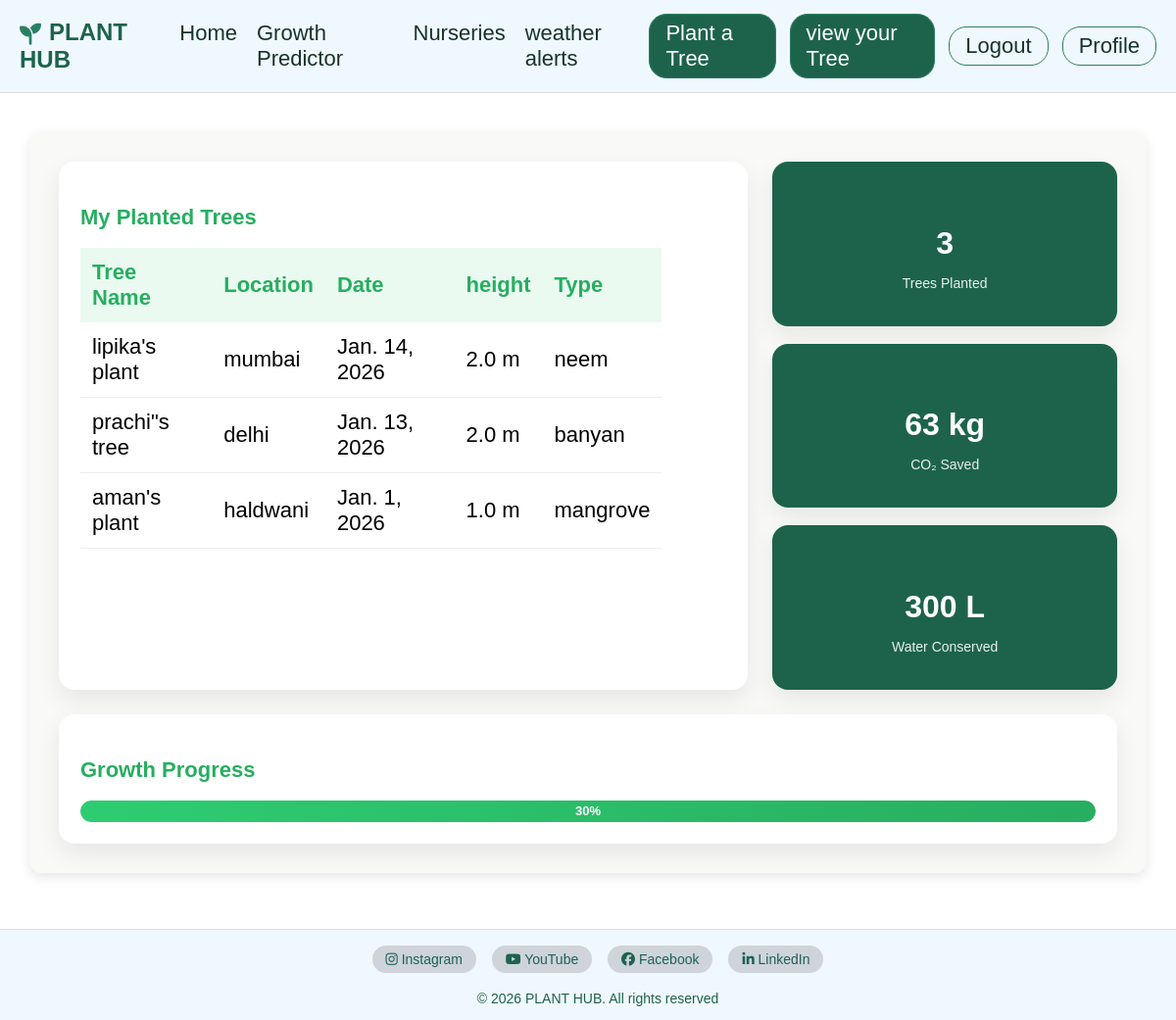
The app's page /viewtree/ (signed in) with its own data.
### treeApp/models.py (models this page shows, shortened)
class PlantTree(models.Model):
    user = models.ForeignKey(User, on_delete=models.CASCADE, null= True )
    tree_name = models.CharField(max_length=100, unique=True)
    location = models.CharField(max_length=255)
    planted_date = models.DateField()
    height = models.FloatField(help_text="Height of the tree in meters")
    tree_type = models.CharField(max_length=100)
    notes = models.TextField(blank=True, null=True)

### treeApp/views.py (the view)
# urls.py: path('viewtree/', views.viewtree, name='viewtree'),
@login_required
def viewtree(request):
    trees = PlantTree.objects.filter(user=request.user).order_by('-planted_date')
    total_trees = trees.count()
    total_co2 = total_trees * 21      # kg CO2 per tree
    total_water = total_trees * 100   # liters per tree
    growth_percentage = min(total_trees * 10, 100)
    context = {
        'trees': trees,
        'total_trees': total_trees,
        'total_co2': total_co2,
        'total_water': total_water,
        'growth_percentage': growth_percentage,
    }
    return render(request, 'viewtree.html', context)

### templates/viewtree.html (shortened to what this page needs)
{% extends 'base.html' %}
{% load static %}
{% block css %}
<link rel="stylesheet" type="text/css" href="{% static 'css/viewtree_1.css' %} ">
{% endblock %}
{% block main %}
  <div class="view_plant">
    <section class="view_card table-card">
      <h3>My Planted Trees</h3>
      <table>
        <thead>
          <tr>
            <th>Tree Name</th>
            <th>Location</th>
            <th>Date</th>
            <th> height </th>
            <th>Type</th>
          </tr>
        </thead>
        <tbody id="treeTableBody">
          {% for tree in trees %}
          <tr>
            <td>{{ tree.tree_name }}</td>
            <td>{{ tree.location }}</td>
            <td>{{ tree.planted_date }}</td>
            <td>{{ tree.height }} m</td>
            <td>{{ tree.tree_type }}</td>
          </tr>
          {% endfor %}
        </tbody>
      </table>
    </section>
  <section class="view_stats">
    <div class="stat-box">
      <h4 id="totalTrees">
        {{ total_trees }}
      </h4>
      <p>Trees Planted</p>
    </div>
    <div class="stat-box">
      <h4 id="co2Saved">
        {{ total_co2 }} kg
      </h4>
      <p>CO₂ Saved</p>
    </div>
    <div class="stat-box">
      <h4 id="waterSaved">
        {{ total_water }} L
      </h4>
      <p>Water Conserved</p>
    </div>
  </section>
  <section class="view_card growth">
    <h3>Growth Progress</h3>
    <div class="progress-bar">
      <div
        class="progress-fill" >
        {{ growth_percentage }}%
      </div>
    </div>
  </section>
</div>
{% endblock %}

### static/css/style_1.css (style rules this page uses)
body { margin: 0; padding: 0; font-family: Arial, sans-serif; font-size: 22px; }

### static/css/viewtree_1.css (style rules this page uses)
:root { --green: #2ecc71; --dark-green: #27ae60; --light-green: #eafaf1; --card-bg: #ffffff; --shadow: 0 10px 25px rgba(0, 0, 0, 0.08); }
.view_plant { width: 90%; margin: 40px auto 150px auto; padding: 30px; display: grid; grid-template-columns: 2fr 1fr; gap: 25px; background-color: #f9faf8; border-radius: 12px; box-shadow: 0 4px 12px rgba(0,0,0,0.1); animation: fadeIn 0.8s ease-in-out; }
.view_card { background: var(--card-bg); border-radius: 16px; padding: 22px; box-shadow: var(--shadow); transition: transform 0.3s ease, box-shadow 0.3s ease; }
.view_card h3 { margin-bottom: 18px; font-size: 22px; color: var(--dark-green); }
.table-card table { width: 90%; border-collapse: collapse; }
.table-card th { background: var(--light-green); color: var(--dark-green); text-align: left; padding: 12px; font-weight: 600; }
.table-card td { padding: 12px; border-bottom: 1px solid #eee; }
.table-card tr { transition: background 0.25s ease, transform 0.2s ease; }
.view_stats { display: flex; flex-direction: column; gap: 18px; }
.stat-box { background: #1d634b; color: #ffffff; border-radius: 16px; padding: 22px; text-align: center; box-shadow: var(--shadow); transition: transform 0.3s ease; animation: popIn 0.6s ease forwards; }
.stat-box h4 { font-size: 32px; margin-bottom: 6px; }
.stat-box p { font-size: 14px; opacity: 0.9; }
.growth { grid-column: span 2; }
.progress-bar { width: 100%; height: 22px; background: #e6e6e6; border-radius: 30px; overflow: hidden; }
.progress-fill { height: 100%; background: linear-gradient(90deg, var(--green), var(--dark-green)); border-radius: 30px; color: #ffffff; font-size: 13px; font-weight: bold; text-align: center; line-height: 22px; }

### records on screen
PlantTree: tree_name "lipika's plant", location "mumbai", planted_date "Jan. 14, 2026", height "2.0", tree_type "neem"
PlantTree: tree_name "prachi\"s tree", location "delhi", planted_date "Jan. 13, 2026", height "2.0", tree_type "banyan"
PlantTree: tree_name "aman's plant", location "haldwani", planted_date "Jan. 1, 2026", height "1.0", tree_type "mangrove"

### other values on screen
{{ total_trees }} "3"
{{ total_co2 }} "63"
{{ total_water }} "300"
{{ growth_percentage }} "30"
